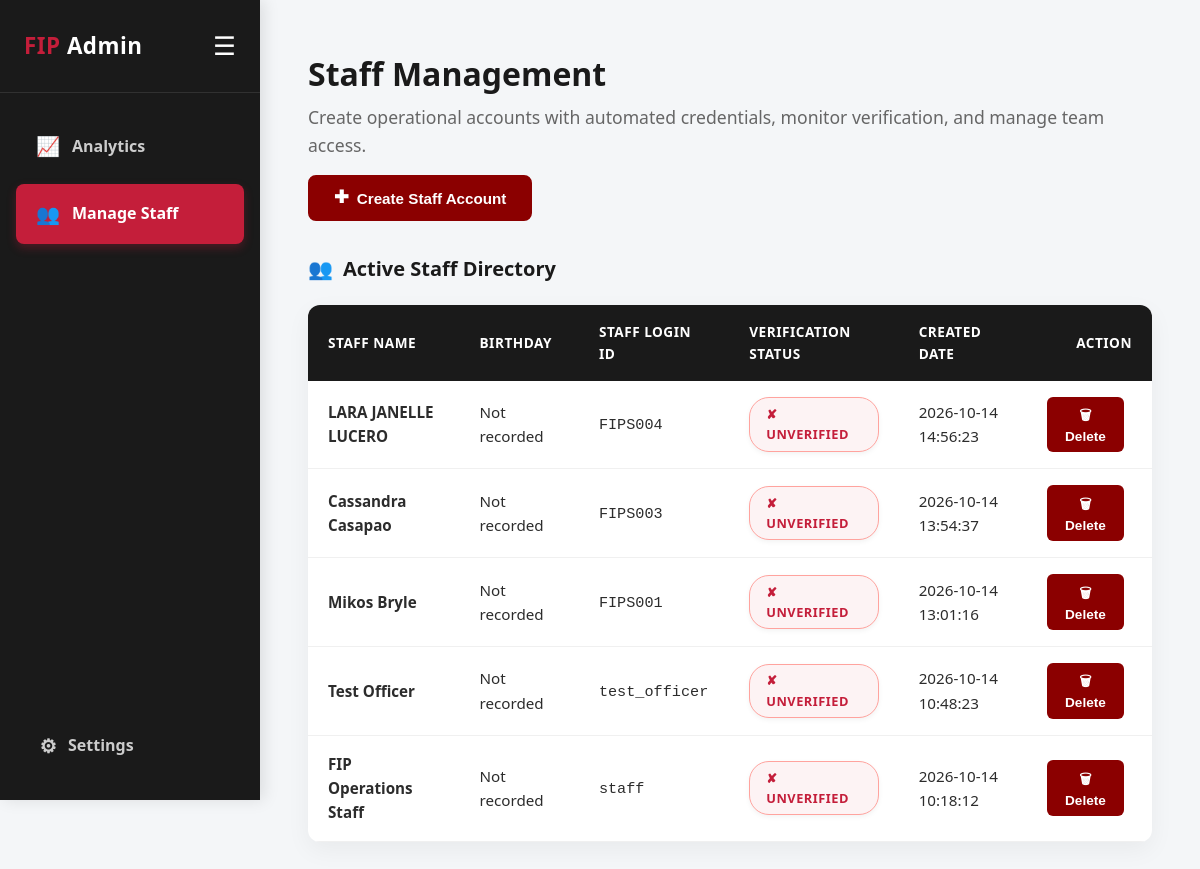
The app's page /manage-staff (signed in), older data.
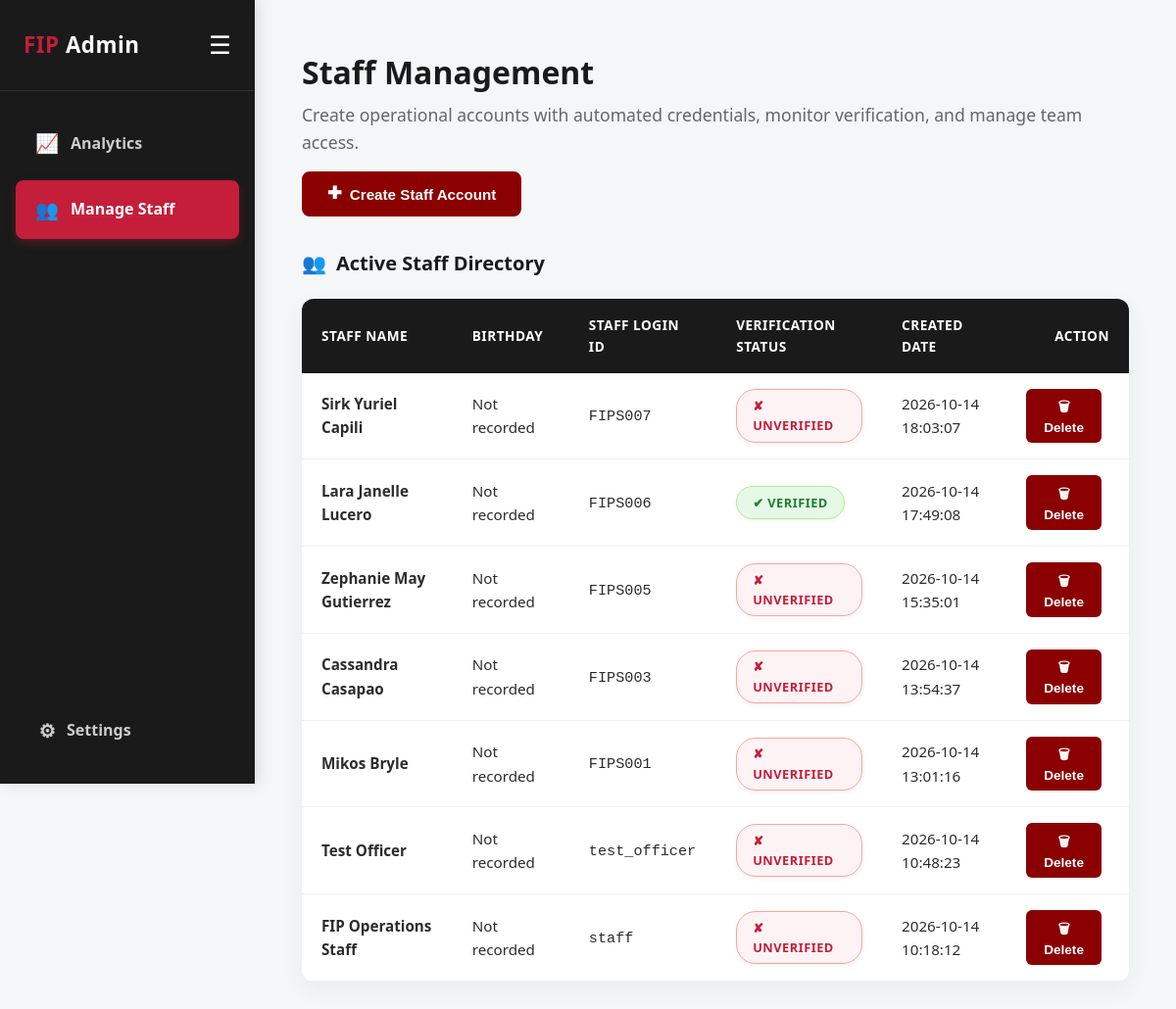
The same page, newer data.
### tables this page shows
CREATE TABLE fip_team (
            id            INTEGER PRIMARY KEY AUTOINCREMENT,
            username      TEXT    UNIQUE NOT NULL,
            password_hash TEXT    NOT NULL,
            full_name     TEXT    NOT NULL,
            role          TEXT    NOT NULL DEFAULT 'staff',
            created_at    TEXT    NOT NULL
        , id_file_path TEXT, id_type TEXT, verification_status TEXT NOT NULL DEFAULT 'Unverified', selfie_file_path TEXT);

### app.py (the view, shortened to what this page needs)
@app.route("/admin/manage-staff", methods=["GET", "POST"])
@app.route("/manage-staff", methods=["GET", "POST"])
@login_required
@admin_required
def manage_staff():
    db = get_db()
    new_staff_info = session.pop("latest_created_staff", None)
    staff_members = db.execute(
        "SELECT id, username, full_name, first_name, middle_name, last_name, birthday, role, id_file_path, verification_status, created_at FROM fip_team WHERE role = 'staff' ORDER BY created_at DESC"
    ).fetchall()
    return render_template("manage_staff.html",
                           active_tab="manage_staff",
                           staff_members=staff_members,
                           new_staff_info=new_staff_info)

### app.py (called while the page is built)
def get_db():
    if "db" not in g:
        g.db = sqlite3.connect(DATABASE)
        g.db.row_factory = sqlite3.Row
        g.db.execute("PRAGMA journal_mode=WAL")
    return g.db

def login_required(f):
    @wraps(f)
    def decorated(*args, **kwargs):
        if "team_user_id" not in session and "user_id" not in session:
            flash("Please log in to access this page.", "error")
            return redirect(url_for("login"))
        return f(*args, **kwargs)
    return decorated

def admin_required(f):
    @wraps(f)
    def decorated(*args, **kwargs):
        if "team_user_id" not in session and "user_id" not in session:
            flash("Please log in to access this page.", "error")
            return redirect(url_for("login"))
        role = session.get("role") or session.get("team_role")
        if role != "admin":
            flash("Access denied. Admin privileges required.", "error")
            return redirect(url_for("staff_dashboard"))
        return f(*args, **kwargs)
    return decorated

### templates/manage_staff.html (shortened to what this page needs)
{% extends "admin_base.html" %}
{% block content %}
    <div style="display: flex; justify-content: space-between; align-items: flex-start; margin-bottom: 2rem; flex-wrap: wrap; gap: 1rem;">
        <div>
            <h2 class="section-title" style="text-align: left; margin-bottom: 0.25rem;">Staff Management</h2>
            <p class="section-subtitle" style="text-align: left; margin-bottom: 0;">Create operational accounts with automated credentials, monitor verification, and manage team access.</p>
        </div>
        <div>
            <button type="button" class="btn btn-primary" onclick="openStaffModal()" style="display: inline-flex; align-items: center; gap: 8px; padding: 0.75rem 1.5rem; font-size: 0.95rem;">
                <span style="font-size: 1.1rem; line-height: 1;">&#10010;</span> Create Staff Account
            </button>
        </div>
    </div>
    <div style="margin-bottom: 3rem;">
        <h3 style="margin-top: 0; margin-bottom: 1.25rem; color: #1a1a1a; display: flex; align-items: center; gap: 10px; font-size: 1.25rem;">
            <span>&#128101;</span> Active Staff Directory
        </h3>
        {% if staff_members %}
        <div class="table-wrapper">
            <table class="data-table">
                <thead>
                    <tr>
                        <th>Staff Name</th>
                        <th>Birthday</th>
                        <th>Staff Login ID</th>
                        <th>Verification Status</th>
                        <th>Created Date</th>
                        <th style="text-align: right;">Action</th>
                    </tr>
                </thead>
                <tbody>
                    {% for staff in staff_members %}
                    <tr>
                        <td>
                            <strong>{{ staff.full_name }}</strong>
                        </td>
                        <td>
                            {{ staff.birthday or 'Not recorded' }}
                        </td>
                        <td>
                            <code>{{ staff.username }}</code>
                        </td>
                        <td>
                            {% if staff.verification_status == 'Verified' %}
                                <span class="status-badge status-approved">&#10004; Verified</span>
                            {% elif staff.verification_status == 'Pending Verification' %}
                                <span class="status-badge status-pending">&#9203; Pending</span>
                            {% else %}
                                <span class="status-badge status-declined">&#10008; Unverified</span>
                            {% endif %}
                        </td>
                        <td>
                            {{ staff.created_at }}
                        </td>
                        <td style="text-align: right;">
                            <form method="POST" action="{{ url_for('delete_staff', user_id=staff.id) }}" class="inline-form" onsubmit="return confirm('Are you sure you want to delete staff account {{ staff.username }}?');">
                                <button type="submit" class="btn btn-decline btn-sm" title="Remove staff member">
                                    &#128465; Delete
                                </button>
                            </form>
                        </td>
                    </tr>
                    {% endfor %}
                </tbody>
            </table>
        </div>
        {% else %}
        <div class="empty-state">
            <div class="empty-icon">&#128101;</div>
            <p>No staff accounts registered yet.</p>
            <p style="font-size: 0.9rem; color: #777;">Click the "+ Create Staff Account" button above to generate your first operational staff account.</p>
        </div>
        {% endif %}
    </div>
{% endblock %}

### templates/admin_base.html (shortened to what this page needs)
<!DOCTYPE html>
<html lang="en">
<head>
    <link rel="stylesheet" href="{{ url_for('static', filename='css/style.css') }}">
</head>
<body class="admin-body">
    <div class="admin-wrapper">
        <aside class="sidebar" id="sidebar">
            <div class="sidebar-header">
                <div class="sidebar-brand">
                    <h2><span class="logo-accent">FIP</span><span class="sidebar-text"> {% if session.get('role') == 'admin' or session.get('team_role') == 'admin' %}Admin{% else %}Staff{% endif %}</span></h2>
                </div>
                <button class="toggle-btn" onclick="toggleSidebar()" title="Toggle Sidebar">&#9776;</button>
            </div>
            <ul class="sidebar-menu">
                {% if session.get('role') == 'admin' or session.get('team_role') == 'admin' %}
                <li>
                    <a href="{{ url_for('admin_analytics') }}" class="{% if active_tab == 'analytics' %}active{% endif %}" title="Analytics">
                        <span class="sidebar-icon">&#128200;</span>
                        <span class="sidebar-text">Analytics</span>
                    </a>
                </li>
                <li>
                    <a href="{{ url_for('manage_staff') }}" class="{% if active_tab == 'manage_staff' %}active{% endif %}" title="Manage Staff">
                        <span class="sidebar-icon">&#128101;</span>
                        <span class="sidebar-text">Manage Staff</span>
                    </a>
                </li>
                {% endif %}
                <li style="margin-top: auto;">
                    <div class="settings-menu" style="display: block;">
                        <a href="javascript:void(0)" class="gear-icon" onclick="toggleDropdown()" title="Settings" style="display: flex; align-items: center; justify-content: flex-start; gap: 8px;">
                            <span class="sidebar-icon">&#9881;</span>
                            <span class="sidebar-text">Settings</span>
                        </a>
                    </div>
                </li>
            </ul>
        </aside>
        <main class="admin-main">
            {% block content %}{% endblock %}
        </main>
    </div>
</body>
</html>

### static/css/style.css (style rules this page uses)
*, *::before, *::after { margin: 0; padding: 0; box-sizing: border-box; }
html { scroll-behavior: smooth; }
body { font-family: 'Segoe UI', Tahoma, Geneva, Verdana, sans-serif; background-color: #f8f9fa; color: #2c2c2c; line-height: 1.6; min-height: 100vh; display: flex; flex-direction: column; }
a { text-decoration: none; color: inherit; }
.logo-accent { color: #C41E3A; font-weight: 800; }
.section-title { text-align: center; font-size: 2rem; margin-bottom: 0.5rem; color: #1a1a1a; font-weight: 700; }
.section-subtitle { text-align: center; color: #666; margin-bottom: 3rem; font-size: 1.1rem; }
.btn { display: inline-block; padding: 0.75rem 1.75rem; border-radius: 8px; font-size: 1rem; font-weight: 600; cursor: pointer; border: 2px solid transparent; transition: all 0.3s ease; text-align: center; }
.btn-primary { background-color: #8B0000; color: #fff; border-color: #8B0000; }
.btn-sm { padding: 0.4rem 0.85rem; font-size: 0.85rem; border-radius: 6px; }
.btn-decline { background-color: #8B0000; color: #fff; }
.admin-body { background-color: #f4f6f8; margin: 0; padding: 0; }
.admin-wrapper { display: flex; min-height: 100vh; }
.sidebar { width: 260px; height: 100vh; position: sticky; top: 0; background-color: #1a1a1a; color: #fff; display: flex; flex-direction: column; box-shadow: 4px 0 15px rgba(0,0,0,0.1); z-index: 10; transition: width 0.3s ease; }
.sidebar-header { padding: 1.75rem 1.5rem; border-bottom: 1px solid rgba(255, 255, 255, 0.1); display: flex; align-items: center; justify-content: space-between; gap: 15px; }
.sidebar-header h2 { font-size: 1.4rem; font-weight: 800; letter-spacing: 0.5px; margin: 0; }
.toggle-btn { background: none; border: none; color: #fff; font-size: 1.6rem; cursor: pointer; transition: color 0.3s ease; padding: 0; }
.sidebar-menu { list-style: none; padding: 1.5rem 0; display: flex; flex-direction: column; gap: 0.5rem; flex: 1; }
.sidebar-menu li a { display: flex; align-items: center; gap: 12px; padding: 0.9rem 1.25rem; margin: 0 1rem; border-radius: 8px; color: #ccc; font-size: 1rem; font-weight: 600; transition: all 0.3s ease; }
.sidebar-icon { font-size: 1.2rem; min-width: 24px; text-align: center; }
.sidebar-menu li a.active { background-color: #C41E3A; color: #fff; box-shadow: 0 4px 10px rgba(196, 30, 58, 0.3); }
.admin-main { flex: 1; padding: 3rem; overflow-y: auto; }
.settings-menu { position: relative; display: inline-block; }
.gear-icon { font-size: 1.6rem; color: #888; cursor: pointer; transition: all 0.3s ease; user-select: none; }
.status-badge { display: inline-block; padding: 0.35rem 1rem; border-radius: 20px; font-size: 0.8rem; font-weight: 800; text-transform: uppercase; letter-spacing: 0.5px; box-shadow: 0 2px 5px rgba(0,0,0,0.05); }
.status-approved { background-color: #e6f9e6; color: #1e7e34; border: 1px solid #b7eb8f; }
.status-declined { background-color: #fdf3f4; color: #c41e3a; border: 1px solid #ffa39e; }
.table-wrapper { overflow-x: auto; background: #fff; border-radius: 12px; border: none; box-shadow: 0 8px 25px rgba(0,0,0,0.05); }
.data-table { width: 100%; border-collapse: collapse; font-size: 0.95rem; }
.data-table thead { background-color: #1a1a1a; color: #fff; }
.data-table th { padding: 1rem 1.25rem; text-align: left; font-weight: 700; font-size: 0.85rem; text-transform: uppercase; letter-spacing: 0.5px; }
.data-table td { padding: 1rem 1.25rem; border-bottom: 1px solid #f0f0f0; vertical-align: middle; }
.inline-form { display: inline-block; margin-right: 0.5rem; }

Row changes from the older to the newer data that the page shows:
removed fip_team: full_name "LARA JANELLE LUCERO", birthday "Not recorded", username "FIPS004", verification_status "✘ UNVERIFIED", created_at "2026-10-14 14:56:23"
added fip_team: full_name "Sirk Yuriel Capili", birthday "Not recorded", username "FIPS007", verification_status "✘ UNVERIFIED", created_at "2026-10-14 18:03:07"
added fip_team: full_name "Lara Janelle Lucero", birthday "Not recorded", username "FIPS006", verification_status "✔ VERIFIED", created_at "2026-10-14 17:49:08"
added fip_team: full_name "Zephanie May Gutierrez", birthday "Not recorded", username "FIPS005", verification_status "✘ UNVERIFIED", created_at "2026-10-14 15:35:01"
